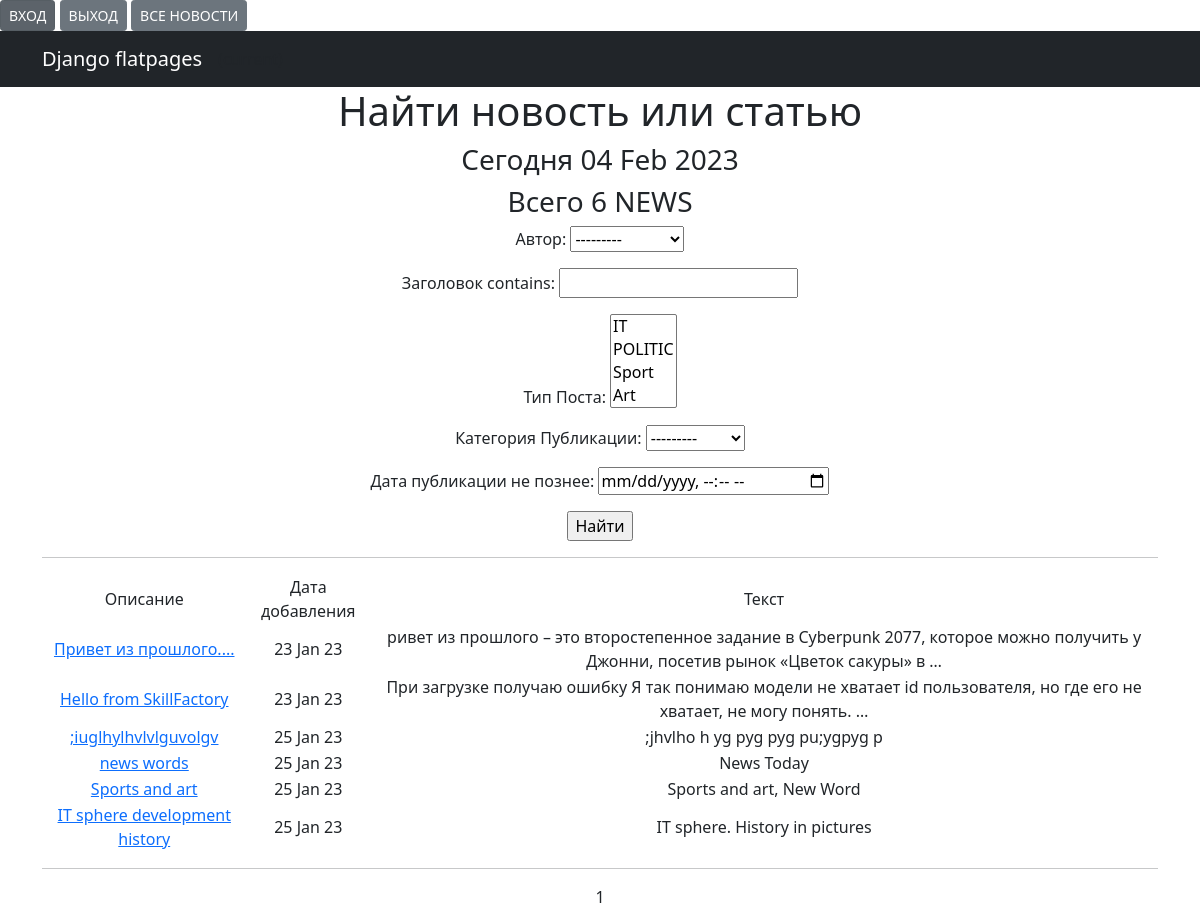
Page /news/search/ on the earlier database version.
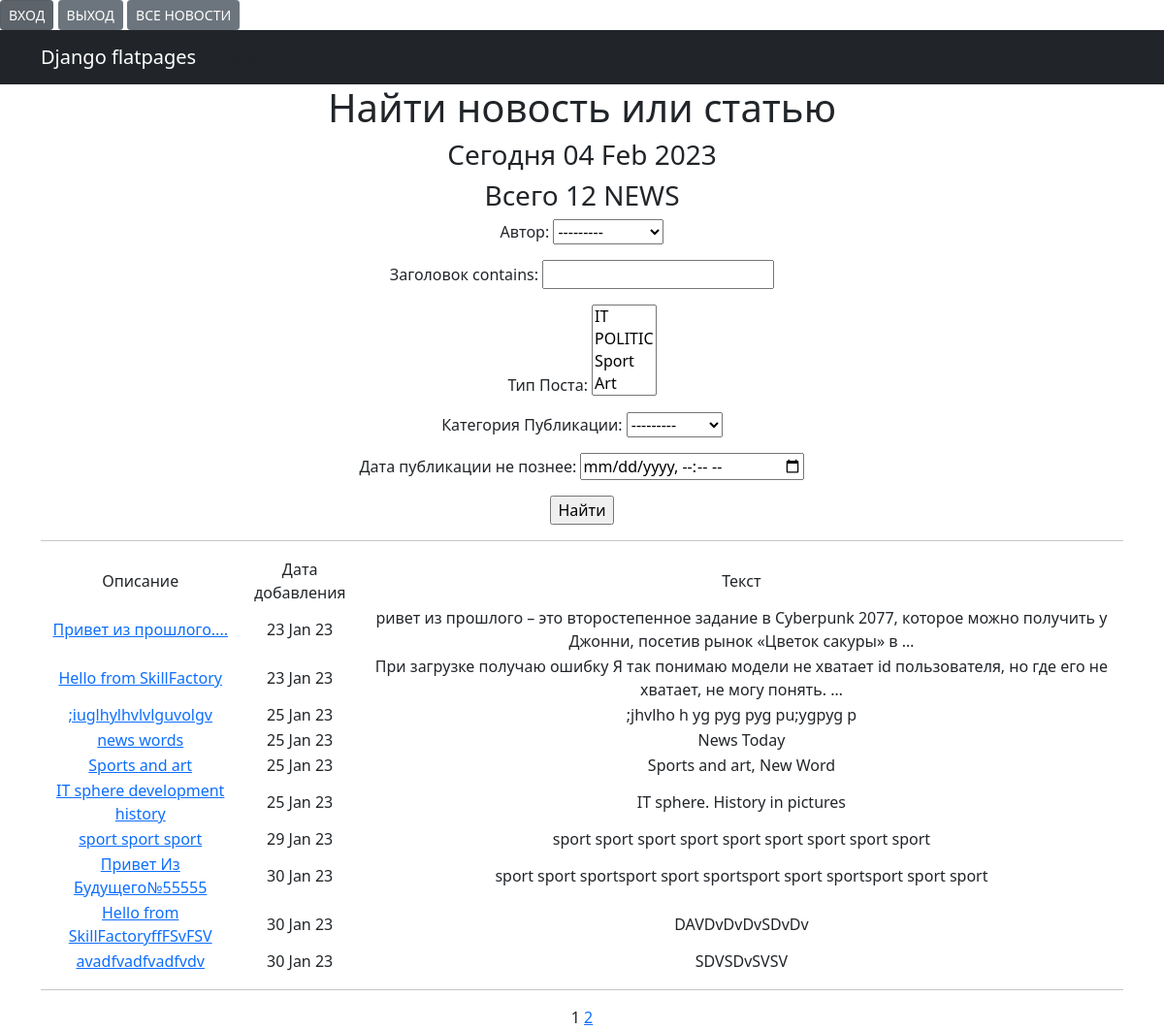
Same page on the later database version.
### news/models.py (models this page shows, shortened)
class Post(models.Model):
    author = models.ForeignKey(Author, on_delete=models.CASCADE, verbose_name="Автор")
    NEWS = "NW"
    ARTICLE = "AT"
    CATEGORY_CHOICES = (
        (NEWS, 'НОВОСТЬ'),
        (ARTICLE, 'СТАТЬЯ'),
    )
    categoryType = models.CharField(max_length=2, choices=CATEGORY_CHOICES, default=ARTICLE,
                                    verbose_name="Категория Публикации")
    dataCreation = models.DateTimeField(auto_now_add=True, verbose_name="Дата публикации")
    category = models.ManyToManyField(Category, through='PostCategory', verbose_name="Тип Поста")
    title = models.CharField(max_length=128, verbose_name="Заголовок")
    text = models.TextField(verbose_name=' ТЕКСТ')
    rating = models.SmallIntegerField(default=0, verbose_name="Рейтинг")

### news/views.py (the view)
# urls.py: path('search/', NewsSearch.as_view(), name='search'),
class NewsSearch(ListView):
    model = Post
    ordering = 'dataCreation'
    template_name = 'search.html'
    context_object_name = 'search'
    paginate_by = 10
    def get_queryset(self):
        queryset = super().get_queryset()
        self.filterset = PostFilter(self.request.GET, queryset)
        return self.filterset.qs
    def get_context_data(self, **kwargs):
        context = super().get_context_data(**kwargs)
        context['filterset'] = self.filterset
        context['all_news'] = Post.objects.all()
        return context

### news/models.py (called while the page is built)
    def __str__(self):
        return f'{self.authorUser}'

    def __str__(self):
        return f'{self.name}'

### news/templatetags/custom_filters.py (called while the page is built)
@register.filter()
def censor(value):
    ban_words = ['fuck', 'хер']
    if not isinstance(value, str):
        raise TypeError(f"unresolved type'{type(value)}' expected type 'str")
    for word in value.split():
        if word.lower() in ban_words:
            value = value.replace(word, f'{word[0]}{"*"*(len(word)-1)}')
    return value

### news/templatetags/custom_tags.py (called while the page is built)
@register.simple_tag()
def current_time(format_string='%b %d %Y'):
    return datetime.utcnow().strftime(format_string)

### news/templates/search.html (shortened to what this page needs)
{% extends 'flatpages/default.html' %}
{% load custom_filters %}
{% load custom_tags %}
{% block content %}
<h1>Найти новость или статью</h1>
<h3>Сегодня {% current_time '%d %b %Y' %}</h3>
<h3> Всего {{ all_news|length }} NEWS</h3>
<form action="" method="get">
    {{ filterset.form.as_p }}
    <input type="submit" value="Найти"/>
</form>
<hr>
{% if search %}
<table>
    <tr>
        <td>Описание</td>
        <td>Дата добавления</td>
        <td>Текст</td>
    <tr>
        {% for new in search %}
    <tr>
        <td><a href="{% url 'new' new.id %}">{{ new.title|censor }}</a></td>
        <td>{{ new.dataCreation|date:'d M y ' }}</td>
        <td>{{ new.text|truncatewords:20|censor}}</td>
        {% endfor %}
</table>
<hr>
{% else %}
<h2>Новостей нет!</h2>
{% endif %}
{{ page_obj.number }}
{% if page_obj.has_next %}
<a href="?page={{ page_obj.next_page_number }}">{{ page_obj.next_page_number }}</a>
{% endif %}
{% endblock content %}

### news/templates/flatpages/default.html (shortened to what this page needs)
<!DOCTYPE html>
<html lang="en">
    <head>
         <td class="nav-item">
             <a class="btn btn-secondary btn-sm" href="/accounts/login/">ВХОД</a>
          </td>
            <td class="nav-item">
            <a class="btn btn-secondary btn-sm" href="/accounts/logout/">ВЫХОД</a>
          </td>
             <a class="btn btn-secondary btn-sm" href="/news/">ВСЕ НОВОСТИ</a>
        {% load static %}
       <link href="{% static 'css/styles.css' %}" rel="stylesheet" />
    </head>
    <body>
                <nav class="navbar navbar-expand-lg navbar-dark bg-dark static-top">
           <div class="container">
               <a class="navbar-brand" href="#">Django flatpages</a>
               <div class="collapse navbar-collapse" id="navbarResponsive">
                   <ul class="navbar-nav ml-auto">
                       <li class="nav-item active">
                           <span class="sr-only">(current)</span>
                   </ul>
               </div>
           </div>
        </nav>
        <div class="container">
           <div class="row">
               <div class="col-lg-12 text-center">
                   {% block content %}{% endblock content %}
               </div>
           </div>
        </div>
    </body>
</html>

Differences in the rows shown:
added Post: title|censor "sport sport sport", dataCreation "29 Jan 23", text|censor "sport sport sport sport sport sport sport sport sport"
added Post: title|censor "Привет Из Будущего№55555", dataCreation "30 Jan 23", text|censor "sport sport sportsport sport sportsport sport sportsport sport sport"
added Post: title|censor "Hello from SkillFactoryffFSvFSV", dataCreation "30 Jan 23", text|censor "DAVDvDvDvSDvDv"
added Post: title|censor "avadfvadfvadfvdv", dataCreation "30 Jan 23", text|censor "SDVSDvSVSV"
Other differences:
{{ all_news|length }}: "6" → "12"
{{ page_obj.next_page_number }}: (not shown) → "2"
